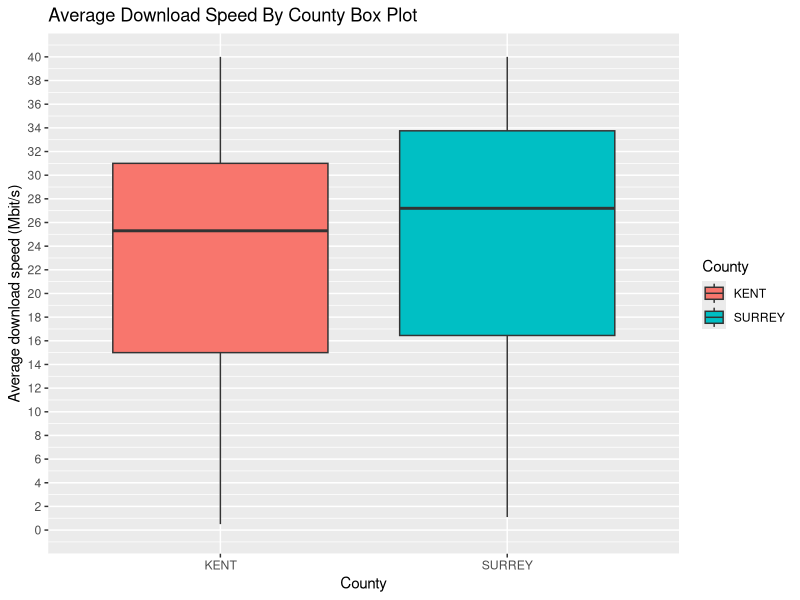
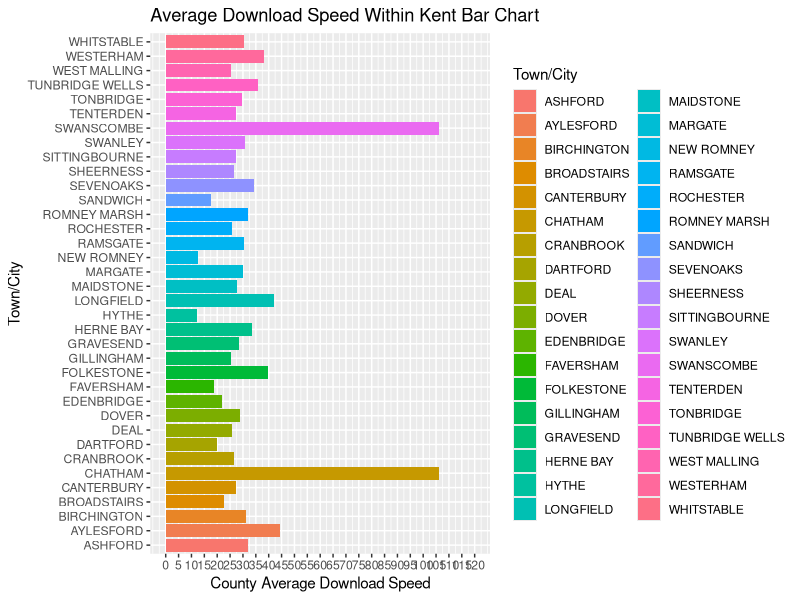
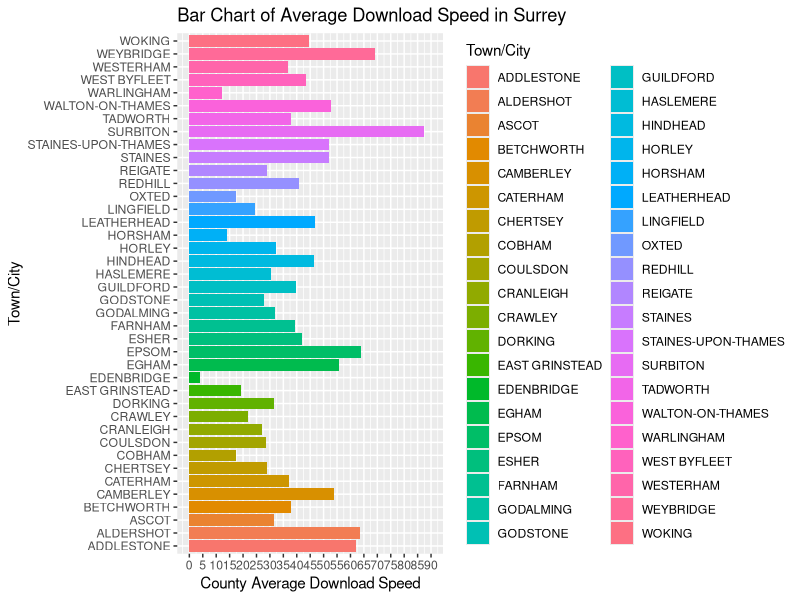

Here is the R script that generated these plots, in order:


library(tidyverse)
library(dplyr)
library(lubridate)
library(ggplot2)
library("scales")
setwd("/Users/emil/Desktop/Emil_datascience")

#importing the cleaned house prices
cleaned_broadband_speed= read_csv('Cleaned Data/Cleaned Broadband Speed Dataset.csv') 


#----------- Broadband Speed Box plot-----------#

#creating box plot to visualize average download speed in Kent and Surrey
cleaned_broadband_speed %>% 
  group_by(County) %>% #grouping by county since we are comparing counties only
  ggplot(aes(x = County, y = `Average download speed (Mbit/s)`, fill=County)) + #setting x-axis and y-axis values
  scale_y_continuous(limits=c(0,40), breaks = seq(0,40,2))+ #setting limits and breaks
  geom_boxplot() + #specifying the type of plot we need
  labs(title="Average Download Speed By County Box Plot") #setting label for the chart  


#----------- Broadband Speed Bar Charts-----------#

#creating bar chart to visualize average download speed in Kent
cleaned_broadband_speed %>% 
  filter(County== "KENT") %>% 
  group_by(`Town/City`) %>% #grouping by county since we are comparing counties only
  summarise(`County Average Download Speed`= mean(`Average download speed (Mbit/s)`)) %>% 
  ggplot(aes(x = `Town/City`, y = `County Average Download Speed`, fill=`Town/City`)) + #setting x-axis and y-axis values
  scale_y_continuous(limits=c(0,120), breaks = seq(0,120,5))+ #setting limits and breaks
  geom_bar(stat = "identity") + #specifying the type of plot we need 
  labs(title="Average Download Speed Within Kent Bar Chart") + #setting label for the chart  
  coord_flip()

#creating bar chart to visualize average download speed in Surrey
cleaned_broadband_speed %>% 
  filter(County== "SURREY") %>% 
  group_by(`Town/City`) %>% #grouping by county since we are comparing counties only
  summarise(`County Average Download Speed`= mean(`Average download speed (Mbit/s)`)) %>% 
  ggplot(aes(x = `Town/City`, y = `County Average Download Speed`, fill=`Town/City`)) + #setting x-axis and y-axis values
  scale_y_continuous(limits=c(0,90), breaks = seq(0,90,5))+ #setting limits and breaks
  geom_bar(stat = "identity") + #specifying the type of plot we need 
  labs(title="Bar Chart of Average Download Speed in Surrey") + #setting label for the chart  
  coord_flip()




